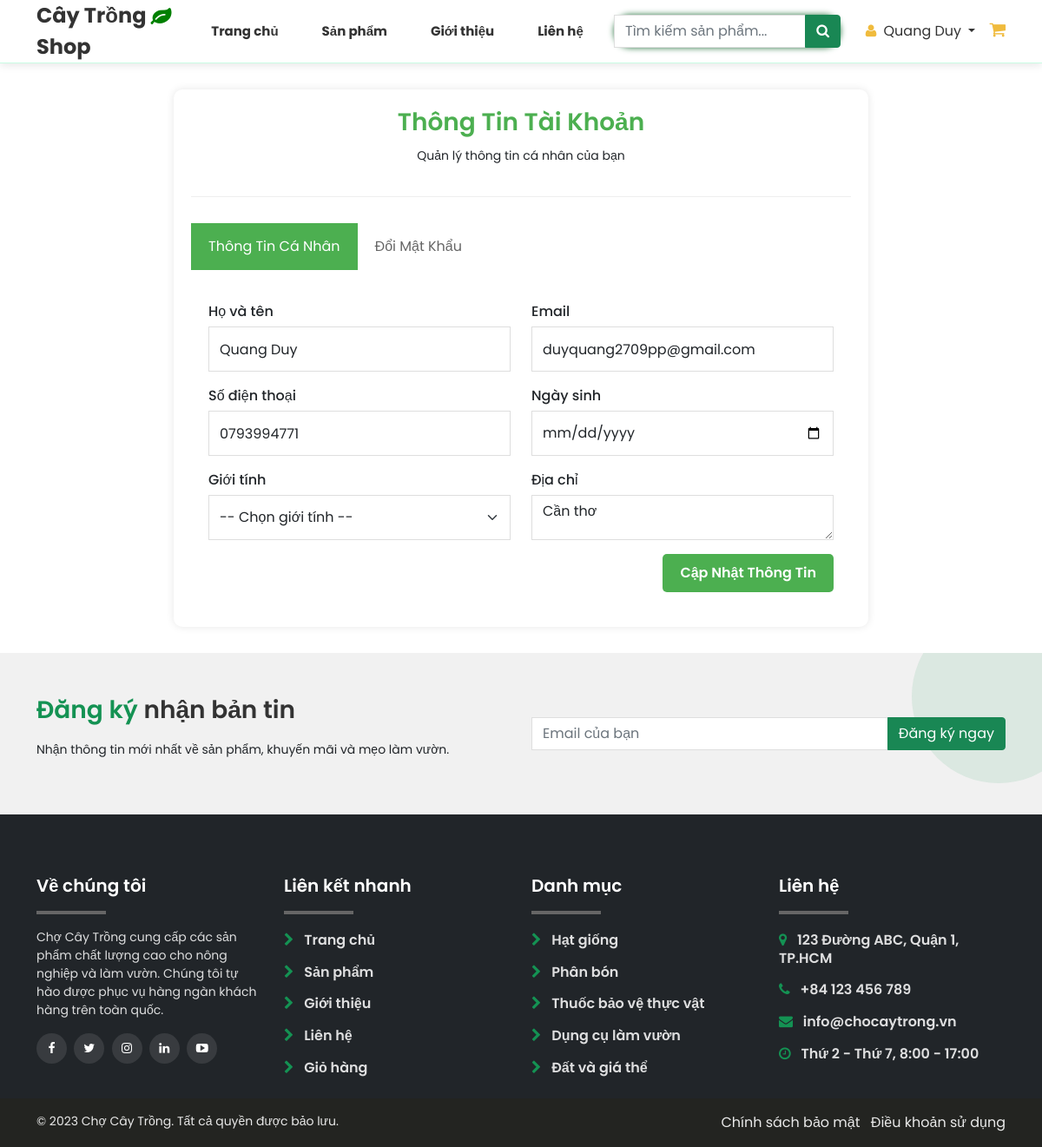
/profile.php (signed in), run on an earlier commit of the app's database.
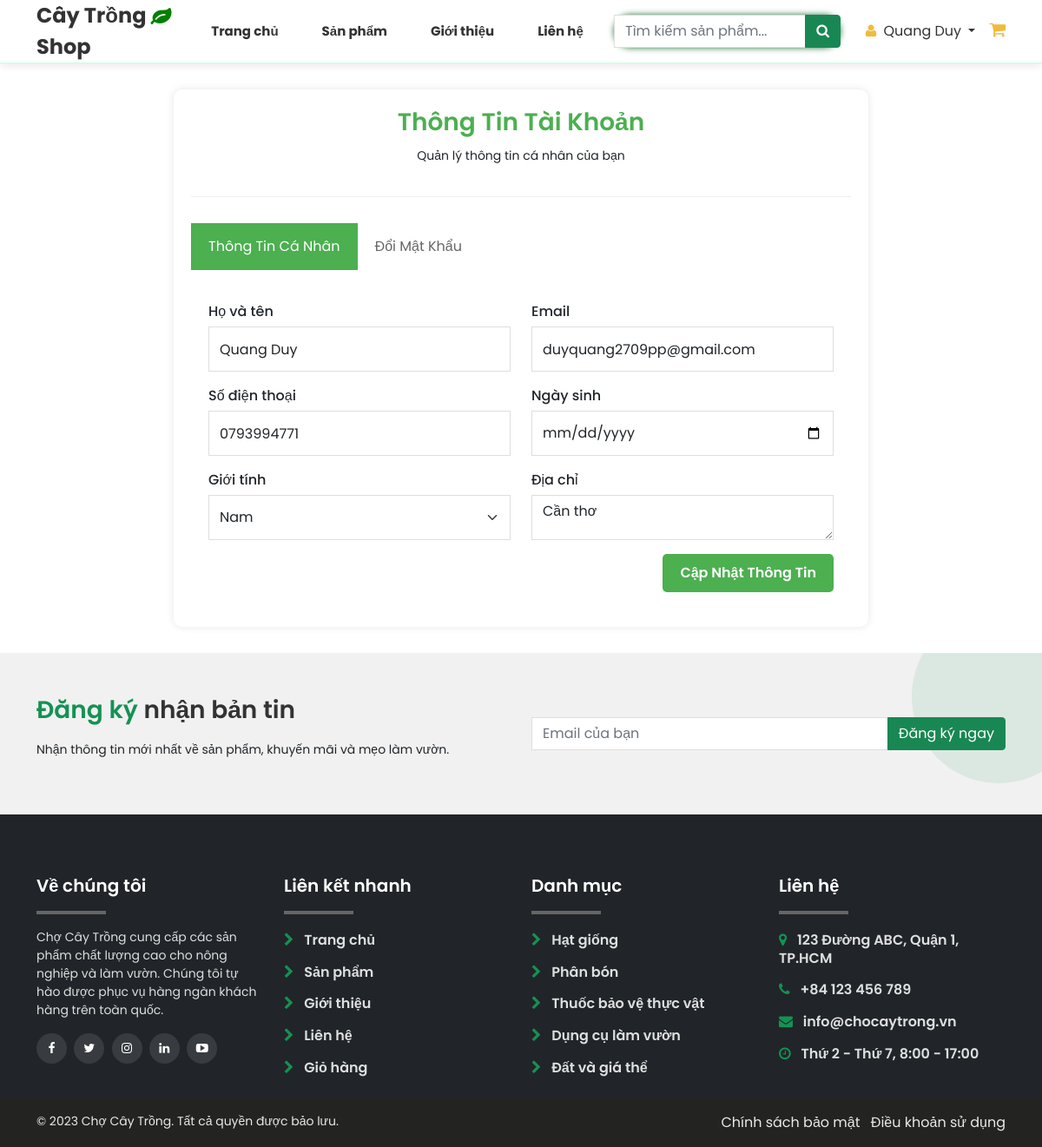
And on a later commit of the database.
### tables this page shows
CREATE TABLE `khach_hang` (
  `KH_MA` int(11) NOT NULL,
  `KH_TEN` varchar(100) NOT NULL,
  `KH_DIACHI` text NOT NULL,
  `KH_SDT` varchar(10) NOT NULL,
  `KH_NGAYSINH` datetime DEFAULT NULL,
  `KH_EMAIL` varchar(150) NOT NULL,
  `KH_GIOITINH` char(1) DEFAULT NULL,
  `KH_NGAYDK` datetime NOT NULL,
  `KH_TENDANGNHAP` varchar(50) NOT NULL,
  `KH_MATKHAU` varchar(50) NOT NULL,
  `KH_AVATAR` varchar(200) NOT NULL,
  `KH_GOOGLEID` varchar(255) DEFAULT NULL
);

### profile.php (the view, shortened to what the changed rows need)
<?php
include 'connect.php';
$user_id = $_SESSION['user_id'];
$sql = "SELECT * FROM khach_hang WHERE KH_MA = ?";
$stmt = $conn->prepare($sql);
$stmt->bind_param("i", $user_id);
$stmt->execute();
$result = $stmt->get_result();
if ($result->num_rows > 0) {
    $user = $result->fetch_assoc();
} else {
    header("Location: logout.php");
    exit();
}
?>
<!DOCTYPE html>
<html lang="vi">
<head>
    <link href="css/bootstrap.min.css" rel="stylesheet">
    <link href="css/font-awesome.min.css" rel="stylesheet">
    <link href="css/global.css" rel="stylesheet">
    <link href="css/index.css" rel="stylesheet">
</head>
<body>
    <?php include 'header.php'; ?>
    <div class="container">
        <div class="profile-container">
            <div class="tab-content" id="pills-tabContent">
                <div class="tab-pane fade show active" id="pills-profile" role="tabpanel"
                    aria-labelledby="pills-profile-tab">
                    <form method="post" action="" class="profile-form">
                        <div class="row">
                            <div class="col-md-6">
                                <div class="mb-3">
                                    <label for="name" class="form-label">Họ và tên</label>
                                    <input type="text" class="form-control" id="name" name="name"
                                        value="<?php echo htmlspecialchars($user['KH_TEN']); ?>" required>
                                </div>
                            </div>
                            <div class="col-md-6">
                                <div class="mb-3">
                                    <label for="email" class="form-label">Email</label>
                                    <input type="email" class="form-control" id="email" name="email"
                                        value="<?php echo htmlspecialchars($user['KH_EMAIL']); ?>" required>
                                </div>
                            </div>
                        </div>
                        <div class="row">
                            <div class="col-md-6">
                                <div class="mb-3">
                                    <label for="phone" class="form-label">Số điện thoại</label>
                                    <input type="text" class="form-control" id="phone" name="phone"
                                        value="<?php echo htmlspecialchars($user['KH_SDT']); ?>" required>
                                </div>
                            </div>
                            <div class="col-md-6">
                                <div class="mb-3">
                                    <label for="birthdate" class="form-label">Ngày sinh</label>
                                    <input type="date" class="form-control" id="birthdate" name="birthdate"
                                        value="<?php echo htmlspecialchars($user['KH_NGAYSINH']); ?>">
                                </div>
                            </div>
                        </div>
                        <div class="row">
                            <div class="col-md-6">
                                <div class="mb-3">
                                    <label for="gender" class="form-label">Giới tính</label>
                                    <select class="form-control" id="gender" name="gender">
                                        <option value="">-- Chọn giới tính --</option>
                                        <option value="M" <?php if ($user['KH_GIOITINH'] == 'M') echo 'selected'; ?>>Nam
                                        </option>
                                    </select>
                                </div>
                            </div>
                            <div class="col-md-6">
                                <div class="mb-3">
                                    <label for="address" class="form-label">Địa chỉ</label>
                                    <textarea class="form-control" id="address" name="address"
                                        rows="3"><?php echo htmlspecialchars($user['KH_DIACHI']); ?></textarea>
                                </div>
                            </div>
                        </div>
                    </form>
                </div>
            </div>
        </div>
    </div>
    <?php include 'footer.php'; ?>
</body>
</html>

What changed in the data, as far as the page shows it:
changed khach_hang "Quang Duy": gender (not shown) → "Nam"
Also different on the page:
form field gender: "-- Chọn giới tính --" → (not shown)
